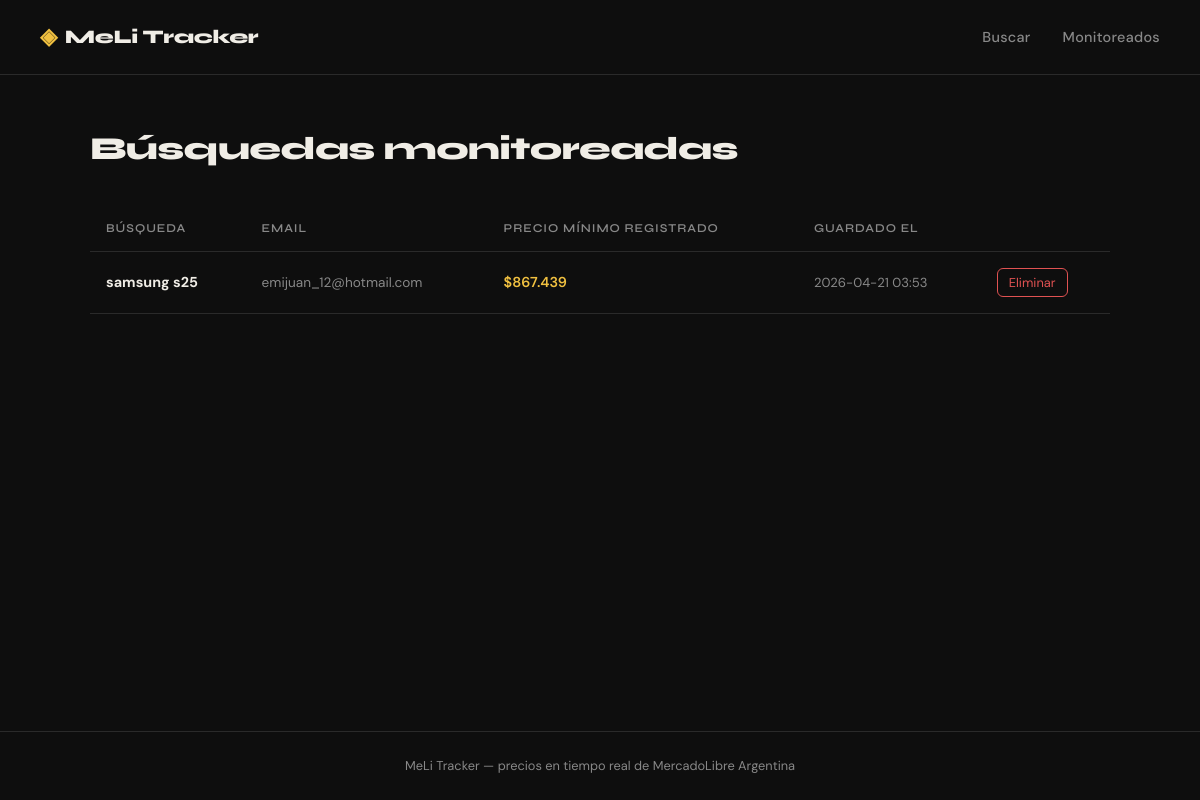
The app's page /monitoreados, older data.
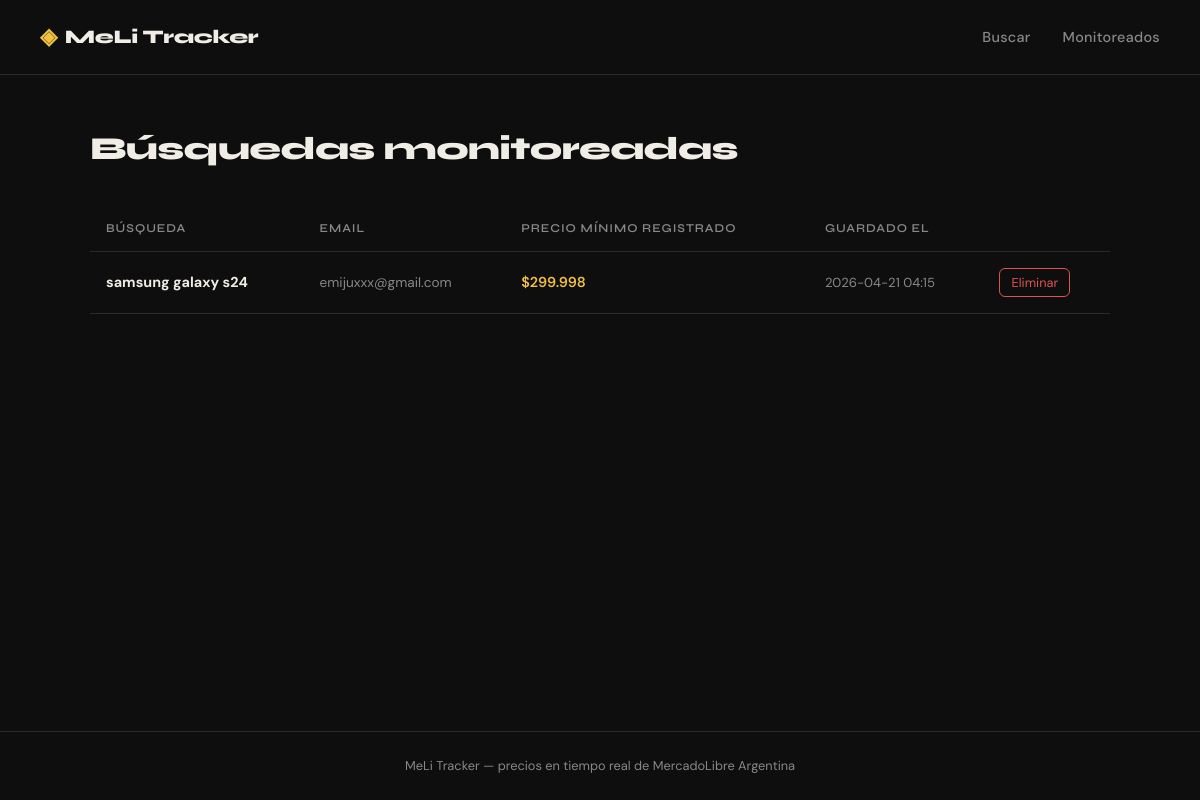
The same page, newer data.
### tables this page shows
CREATE TABLE monitoreados (
            id              INTEGER PRIMARY KEY AUTOINCREMENT,
            query           TEXT,
            email           TEXT,
            precio_minimo   REAL,
            fecha_agregado  TEXT
        );

### app.py (the view)
@app.route('/monitoreados')
def ver_monitoreados():
    conn = sqlite3.connect('database.db')
    monitoreados = conn.execute('SELECT * FROM monitoreados').fetchall()
    conn.close()
    return render_template('monitoreados.html', monitoreados=monitoreados)

### templates/monitoreados.html (shortened to what this page needs)
{% extends 'base.html' %}
{% block content %}
<h1 class="page-title">Búsquedas monitoreadas</h1>
{% if monitoreados %}
    <table class="monitored-table">
        <thead>
            <tr>
                <th>Búsqueda</th>
                <th>Email</th>
                <th>Precio mínimo registrado</th>
                <th>Guardado el</th>
                <th></th>
            </tr>
        </thead>
        <tbody>
            {% for m in monitoreados %}
            <tr>
                <td><strong>{{ m[1] }}</strong></td>
                <td style="color: var(--text-muted); font-size: 0.85rem;">{{ m[2] }}</td>
                <td class="price-current">
                    ${{ "{:,.0f}".format(m[3]).replace(",", ".") }}
                </td>
                <td style="color: var(--text-muted); font-size: 0.82rem;">{{ m[4] }}</td>
                <td>
                    <a href="{{ url_for('eliminar', id=m[0]) }}">
                        <button class="btn-delete">Eliminar</button>
                    </a>
                </td>
            </tr>
            {% endfor %}
        </tbody>
    </table>
{% else %}
    <div class="empty-state">
        <p>Todavía no estás monitoreando ninguna búsqueda.</p>
        <a href="{{ url_for('index') }}" class="btn-primary">Buscar productos →</a>
    </div>
{% endif %}
{% endblock %}

### templates/base.html (shortened to what this page needs)
<!DOCTYPE html>
<html lang="es">
<head>
    <link rel="stylesheet" href="{{ url_for('static', filename='css/style.css') }}">
</head>
<body>
    <nav class="navbar">
        <a href="{{ url_for('index') }}" class="nav-logo">
            <span class="logo-icon">◈</span> MeLi Tracker
        </a>
        <div class="nav-links">
            <a href="{{ url_for('index') }}" class="nav-link">Buscar</a>
            <a href="{{ url_for('ver_monitoreados') }}" class="nav-link">Monitoreados</a>
        </div>
    </nav>
    <main class="main-content">
        {% block content %}{% endblock %}
    </main>
    <footer class="footer">
        <p>MeLi Tracker — precios en tiempo real de MercadoLibre Argentina</p>
    </footer>
</body>
</html>

### static/css/style.css (style rules this page uses)
:root { --bg: #0e0e0e; --bg-card: #161616; --bg-card-hover: #1d1d1d; --border: #2a2a2a; --accent: #f0c040; --accent-dark: #c49a20; --text: #f0ede6; --text-muted: #888; --success: #4caf7d; --danger: #e05252; --radius: 12px; --font-display: 'Syne', sans-serif; --font-body: 'DM Sans', sans-serif; }
*, *::before, *::after { box-sizing: border-box; margin: 0; padding: 0; }
html { scroll-behavior: smooth; }
body { background-color: var(--bg); color: var(--text); font-family: var(--font-body); font-size: 16px; line-height: 1.6; min-height: 100vh; display: flex; flex-direction: column; }
a { color: inherit; text-decoration: none; }
.navbar { display: flex; justify-content: space-between; align-items: center; padding: 1.2rem 2.5rem; border-bottom: 1px solid var(--border); position: sticky; top: 0; background: var(--bg); z-index: 100; }
.nav-logo { font-family: var(--font-display); font-weight: 800; font-size: 1.2rem; letter-spacing: -0.02em; display: flex; align-items: center; gap: 0.5rem; color: var(--text); }
.logo-icon { color: var(--accent); font-size: 1.4rem; }
.nav-links { display: flex; gap: 2rem; }
.nav-link { font-size: 0.9rem; font-weight: 500; color: var(--text-muted); transition: color 0.2s; letter-spacing: 0.02em; }
.main-content { flex: 1; padding: 3rem 2.5rem; max-width: 1100px; margin: 0 auto; width: 100%; }
.page-title { font-family: var(--font-display); font-weight: 800; font-size: 2rem; letter-spacing: -0.02em; margin-bottom: 2rem; animation: fadeUp 0.5s ease both; }
.monitored-table { width: 100%; border-collapse: collapse; animation: fadeUp 0.5s 0.1s ease both; }
.monitored-table th { text-align: left; padding: 0.8rem 1rem; font-family: var(--font-display); font-size: 0.75rem; font-weight: 600; color: var(--text-muted); text-transform: uppercase; letter-spacing: 0.08em; border-bottom: 1px solid var(--border); }
.monitored-table td { padding: 1rem; border-bottom: 1px solid var(--border); font-size: 0.9rem; vertical-align: middle; }
.price-current { color: var(--accent); font-weight: 600; }
.btn-delete { background: transparent; border: 1px solid var(--danger); color: var(--danger); border-radius: 6px; padding: 0.3rem 0.7rem; font-size: 0.8rem; cursor: pointer; font-family: var(--font-body); transition: background 0.2s, color 0.2s; }
.footer { padding: 1.5rem 2.5rem; border-top: 1px solid var(--border); text-align: center; color: var(--text-muted); font-size: 0.8rem; }

Row changes from the older to the newer data that the page shows:
removed monitoreados: query "samsung s25", email "emijuan_12@hotmail.com", precio_minimo "867.439", fecha_agregado "2026-04-21 03:53"
added monitoreados: query "samsung galaxy s24", email "emijuxxx@gmail.com", precio_minimo "299.998", fecha_agregado "2026-04-21 04:15"
